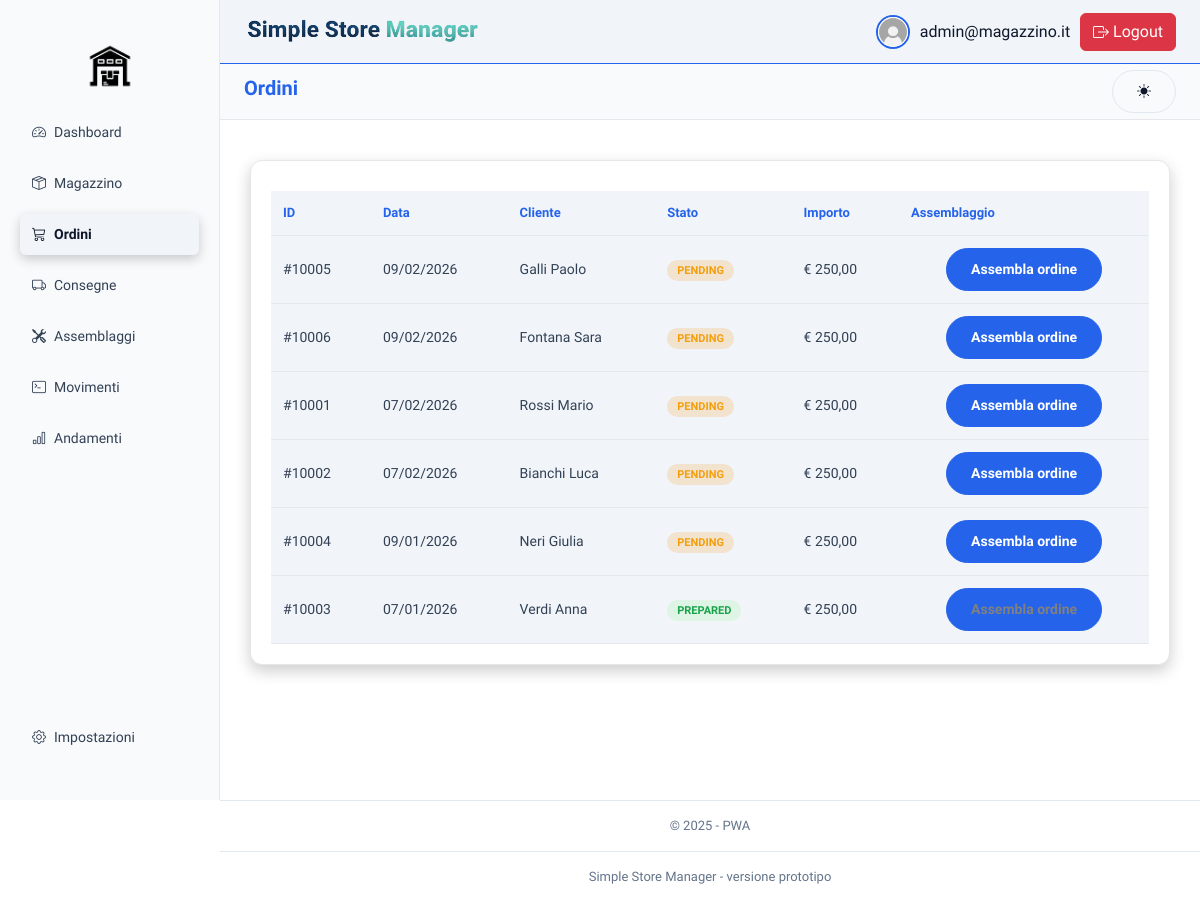
/index.php?page=ordini (signed in), run on an earlier commit of the app's database.
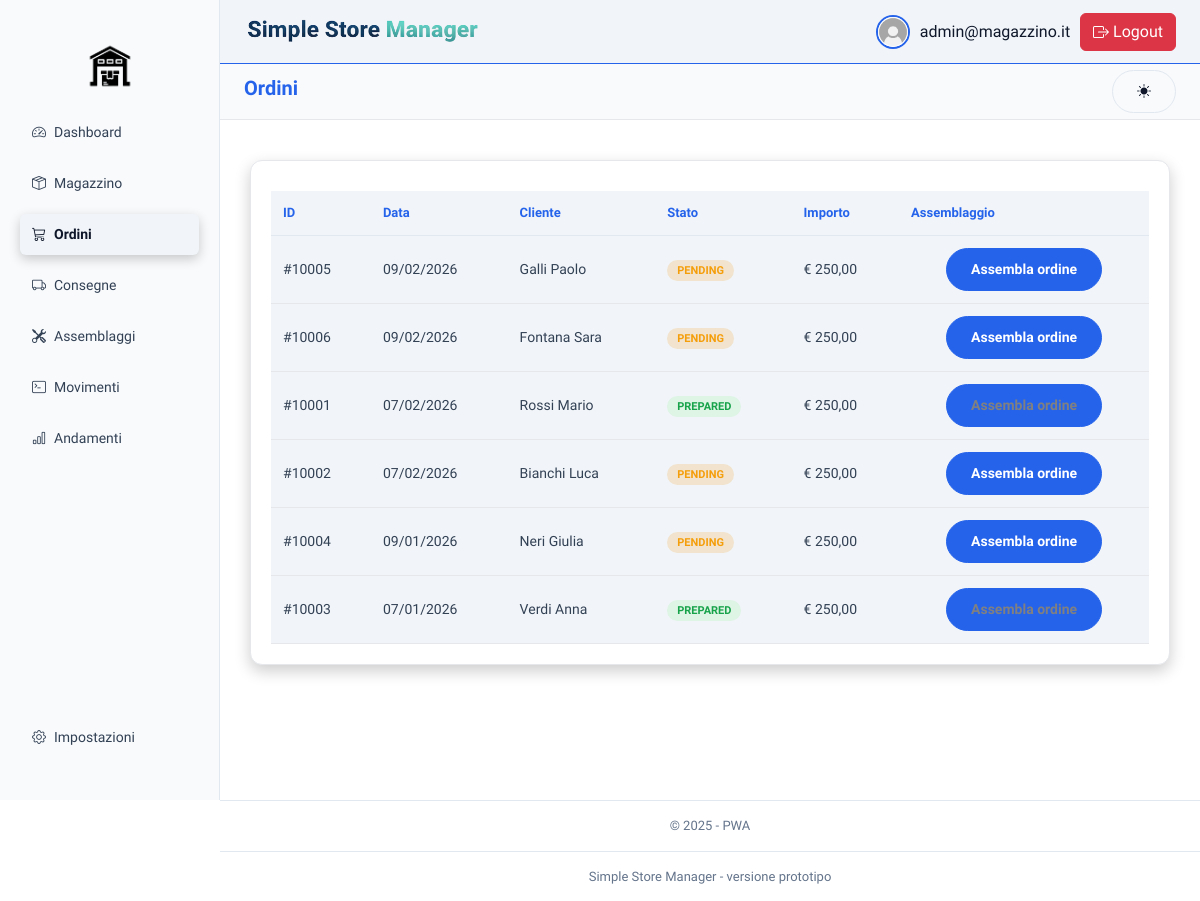
And on a later commit of the database.
### tables this page shows
CREATE TABLE `ordini` (
  `id` int(5) NOT NULL,
  `id_shopify` int(5) NOT NULL,
  `data_creazione` datetime NOT NULL DEFAULT current_timestamp(),
  `stato` enum('PENDING','OUT_OF_STOCK','PREPARED') NOT NULL DEFAULT 'PENDING',
  `id_cliente` int(5) NOT NULL,
  `data_assemblaggio` date DEFAULT NULL
);

CREATE TABLE `cliente` (
  `codice` int(5) NOT NULL,
  `nome` varchar(20) NOT NULL,
  `cognome` varchar(20) NOT NULL,
  `email` varchar(40) NOT NULL,
  `numero` varchar(15) DEFAULT NULL
);

### backend/query/ordini.php (called while the page is built, shortened)
<?php
function getAllOrdini(){
    $pdo=connect();
    $sql = "SELECT o.id,o.id_shopify, DATE_FORMAT(o.data_creazione, '%d/%m/%Y') AS data_creazione,o.stato, c.nome, c.cognome
    FROM ordini o
    JOIN cliente c ON o.id_cliente = c.codice
    ORDER BY o.data_creazione DESC;";
    $stmt = $pdo->query($sql);
    return $stmt->fetchAll(PDO::FETCH_ASSOC);
}
?>

### frontend/ordini/ordini.php (the view, shortened to what this page needs)
<?php
require_once 'backend/query/ordini.php';
$ordini = getAllOrdini();
?>
<!DOCTYPE html>
<html lang="it">
<body>
  <div class="main">
    <div class="card full">
      <table class="orders-table">
        <thead>
          <tr>
            <th>ID</th>
            <th>Data</th>
            <th>Cliente</th>
            <th>Stato</th>
            <th>Importo</th>
            <th>Assemblaggio</th>
          </tr>
        </thead>
        <tbody>
          <?php foreach ($ordini as $ordine): ?>
            <tr class="assembly_component">
              <td>#<?= $ordine['id_shopify']; ?></td>
              <td><?= $ordine['data_creazione']; ?></td>
              <td><?= $ordine['cognome']; ?> <?= $ordine['nome']; ?></td>
              <td><span class="status <?= strtolower($ordine['stato']); ?>"><?= $ordine['stato']; ?></span></td>
              <td>€ 250,00</td>
              <td class="order-action text-center">
                <button class="btn-primary">
                  <a <?= $ordine['stato'] === 'PENDING' ? 'href="index.php?page=assemblaggiOrdine&id_ordine=' . $ordine['id'] . '" style="color: white; text-decoration: none;"' : 'style="color: gray; text-decoration: none; cursor: default;" disabled' ?>>Assembla ordine</a>
                </button>
              </td>
            </tr>
          <?php endforeach; ?>
        </tbody>
      </table>
    </div>
  </div>
  <div class="footer">© 2025 - PWA</div>
</body>
</html>

What changed in the data, as far as the page shows it:
changed ordini "Rossi": stato "PENDING" → "PREPARED"
